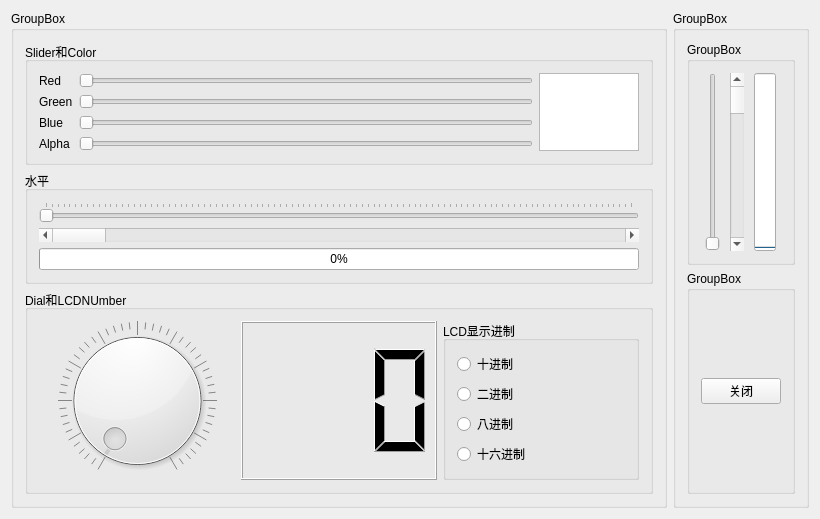
<?xml version="1.0" encoding="UTF-8"?>
<ui version="4.0">
 <class>Widget</class>
 <widget class="QWidget" name="Widget">
  <property name="geometry">
   <rect>
    <x>0</x>
    <y>0</y>
    <width>820</width>
    <height>484</height>
   </rect>
  </property>
  <layout class="QHBoxLayout" name="horizontalLayout_4">
   <item>
    <widget class="QGroupBox" name="groupBox_5">
     <property name="title">
      <string>GroupBox</string>
     </property>
     <layout class="QVBoxLayout" name="verticalLayout_3">
      <item>
       <widget class="QGroupBox" name="groupBox">
        <property name="title">
         <string>Slider和Color</string>
        </property>
        <property name="flat">
         <bool>false</bool>
        </property>
        <layout class="QHBoxLayout" name="horizontalLayout">
         <item>
          <layout class="QGridLayout" name="gridLayout">
           <item row="3" column="0" colspan="2">
            <widget class="QLabel" name="label_4">
             <property name="text">
              <string>Alpha</string>
             </property>
            </widget>
           </item>
           <item row="3" column="2">
            <widget class="QSlider" name="SliderAlpha">
             <property name="maximum">
              <number>255</number>
             </property>
             <property name="orientation">
              <enum>Qt::Horizontal</enum>
             </property>
            </widget>
           </item>
           <item row="2" column="2">
            <widget class="QSlider" name="SliderBlue">
             <property name="maximum">
              <number>255</number>
             </property>
             <property name="orientation">
              <enum>Qt::Horizontal</enum>
             </property>
            </widget>
           </item>
           <item row="1" column="0" colspan="2">
            <widget class="QLabel" name="label_2">
             <property name="text">
              <string>Green</string>
             </property>
            </widget>
           </item>
           <item row="0" column="0" colspan="2">
            <widget class="QLabel" name="label">
             <property name="text">
              <string>Red</string>
             </property>
            </widget>
           </item>
           <item row="1" column="2">
            <widget class="QSlider" name="SliderGreen">
             <property name="maximum">
              <number>255</number>
             </property>
             <property name="orientation">
              <enum>Qt::Horizontal</enum>
             </property>
            </widget>
           </item>
           <item row="2" column="0" colspan="2">
            <widget class="QLabel" name="label_3">
             <property name="text">
              <string>Blue</string>
             </property>
            </widget>
           </item>
           <item row="0" column="2">
            <widget class="QSlider" name="SliderRed">
             <property name="maximum">
              <number>255</number>
             </property>
             <property name="orientation">
              <enum>Qt::Horizontal</enum>
             </property>
            </widget>
           </item>
          </layout>
         </item>
         <item>
          <widget class="QTextEdit" name="textEdit">
           <property name="minimumSize">
            <size>
             <width>0</width>
             <height>0</height>
            </size>
           </property>
           <property name="maximumSize">
            <size>
             <width>100</width>
             <height>100</height>
            </size>
           </property>
           <property name="baseSize">
            <size>
             <width>0</width>
             <height>0</height>
            </size>
           </property>
          </widget>
         </item>
        </layout>
       </widget>
      </item>
      <item>
       <widget class="QGroupBox" name="groupBox_2">
        <property name="title">
         <string>水平</string>
        </property>
        <layout class="QVBoxLayout" name="verticalLayout">
         <item>
          <widget class="QSlider" name="horizontalSlider">
           <property name="maximum">
            <number>100</number>
           </property>
           <property name="orientation">
            <enum>Qt::Horizontal</enum>
           </property>
           <property name="tickPosition">
            <enum>QSlider::TicksAbove</enum>
           </property>
          </widget>
         </item>
         <item>
          <widget class="QScrollBar" name="horizontalScrollBar">
           <property name="orientation">
            <enum>Qt::Horizontal</enum>
           </property>
          </widget>
         </item>
         <item>
          <widget class="QProgressBar" name="progressBar">
           <property name="value">
            <number>0</number>
           </property>
          </widget>
         </item>
        </layout>
       </widget>
      </item>
      <item>
       <widget class="QGroupBox" name="groupBox_3">
        <property name="title">
         <string>Dial和LCDNUmber</string>
        </property>
        <layout class="QHBoxLayout" name="horizontalLayout_2">
         <item>
          <widget class="QDial" name="dial">
           <property name="maximum">
            <number>100</number>
           </property>
           <property name="notchesVisible">
            <bool>true</bool>
           </property>
          </widget>
         </item>
         <item>
          <widget class="QLCDNumber" name="LCDDisplay">
           <property name="digitCount">
            <number>3</number>
           </property>
          </widget>
         </item>
         <item>
          <widget class="QGroupBox" name="groupBox_4">
           <property name="title">
            <string>LCD显示进制</string>
           </property>
           <layout class="QVBoxLayout" name="verticalLayout_2">
            <item>
             <widget class="QRadioButton" name="radioBtnDec">
              <property name="text">
               <string>十进制</string>
              </property>
             </widget>
            </item>
            <item>
             <widget class="QRadioButton" name="radioBtnBin">
              <property name="text">
               <string>二进制</string>
              </property>
             </widget>
            </item>
            <item>
             <widget class="QRadioButton" name="radioBtnOct">
              <property name="text">
               <string>八进制</string>
              </property>
             </widget>
            </item>
            <item>
             <widget class="QRadioButton" name="radioBtnHex">
              <property name="text">
               <string>十六进制</string>
              </property>
             </widget>
            </item>
           </layout>
          </widget>
         </item>
        </layout>
       </widget>
      </item>
     </layout>
    </widget>
   </item>
   <item>
    <widget class="QGroupBox" name="groupBox_6">
     <property name="title">
      <string>GroupBox</string>
     </property>
     <layout class="QVBoxLayout" name="verticalLayout_5">
      <item>
       <widget class="QGroupBox" name="groupBox_7">
        <property name="title">
         <string>GroupBox</string>
        </property>
        <layout class="QHBoxLayout" name="horizontalLayout_3">
         <item>
          <widget class="QSlider" name="verticalSlider">
           <property name="orientation">
            <enum>Qt::Vertical</enum>
           </property>
          </widget>
         </item>
         <item>
          <widget class="QScrollBar" name="verticalScrollBar">
           <property name="layoutDirection">
            <enum>Qt::RightToLeft</enum>
           </property>
           <property name="orientation">
            <enum>Qt::Vertical</enum>
           </property>
          </widget>
         </item>
         <item>
          <widget class="QProgressBar" name="progressBar_2">
           <property name="value">
            <number>0</number>
           </property>
           <property name="orientation">
            <enum>Qt::Vertical</enum>
           </property>
          </widget>
         </item>
        </layout>
       </widget>
      </item>
      <item>
       <widget class="QGroupBox" name="groupBox_8">
        <property name="title">
         <string>GroupBox</string>
        </property>
        <layout class="QVBoxLayout" name="verticalLayout_4">
         <item>
          <spacer name="verticalSpacer">
           <property name="orientation">
            <enum>Qt::Vertical</enum>
           </property>
           <property name="sizeHint" stdset="0">
            <size>
             <width>20</width>
             <height>71</height>
            </size>
           </property>
          </spacer>
         </item>
         <item>
          <widget class="QPushButton" name="closeBtn">
           <property name="text">
            <string>关闭</string>
           </property>
          </widget>
         </item>
         <item>
          <spacer name="verticalSpacer_2">
           <property name="orientation">
            <enum>Qt::Vertical</enum>
           </property>
           <property name="sizeHint" stdset="0">
            <size>
             <width>20</width>
             <height>70</height>
            </size>
           </property>
          </spacer>
         </item>
        </layout>
       </widget>
      </item>
     </layout>
    </widget>
   </item>
  </layout>
 </widget>
 <layoutdefault spacing="6" margin="11"/>
 <resources/>
 <connections>
  <connection>
   <sender>closeBtn</sender>
   <signal>clicked()</signal>
   <receiver>Widget</receiver>
   <slot>close()</slot>
   <hints>
    <hint type="sourcelabel">
     <x>752</x>
     <y>366</y>
    </hint>
    <hint type="destinationlabel">
     <x>409</x>
     <y>241</y>
    </hint>
   </hints>
  </connection>
 </connections>
</ui>
